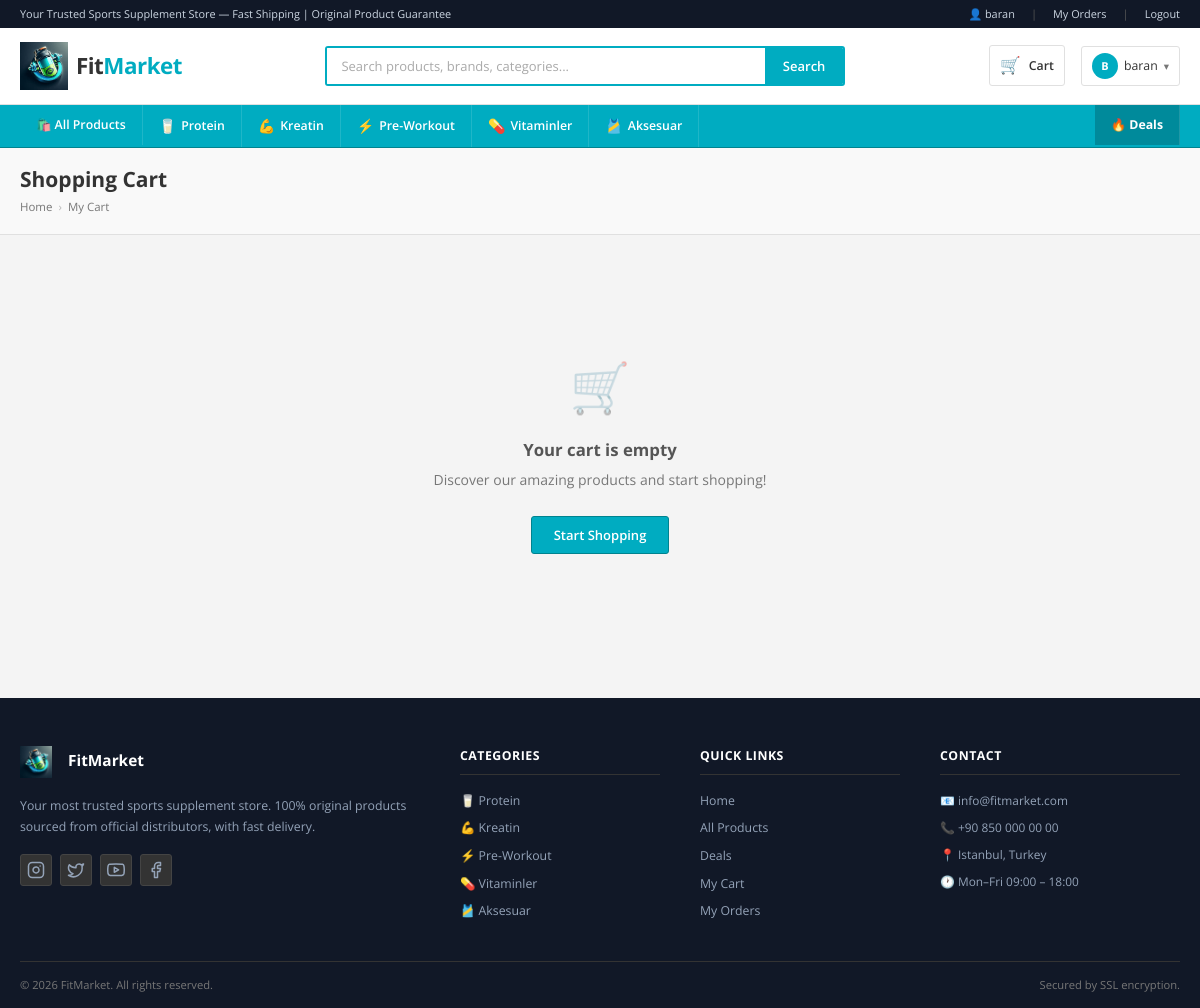
The page /cart/ (signed in) on the database its author committed.
### app/models/user.py (models this page shows, shortened)
class User(UserMixin, db.Model):
    __tablename__ = 'users'
    id = db.Column(db.Integer, primary_key=True)
    username = db.Column(db.String(80), unique=True, nullable=False)
    email = db.Column(db.String(120), unique=True, nullable=False)
    password_hash = db.Column(db.String(256), nullable=False)
    first_name = db.Column(db.String(80))
    last_name = db.Column(db.String(80))
    phone = db.Column(db.String(20))
    address = db.Column(db.Text)
    is_admin = db.Column(db.Boolean, default=False)
    created_at = db.Column(db.DateTime, default=datetime.utcnow)
    orders = db.relationship('Order', backref='user', lazy='dynamic')
    cart_items = db.relationship('CartItem', backref='user', lazy='dynamic', cascade='all, delete-orphan')
    reviews = db.relationship('Review', backref='user', lazy='dynamic')

### app/models/product.py (models this page shows, shortened)
class Category(db.Model):
    __tablename__ = 'categories'
    id = db.Column(db.Integer, primary_key=True)
    name = db.Column(db.String(100), unique=True, nullable=False)
    slug = db.Column(db.String(100), unique=True, nullable=False)
    description = db.Column(db.Text)
    icon = db.Column(db.String(50), default='🏋️')
    products = db.relationship('Product', backref='category', lazy='dynamic')

### app/routes/cart.py (the view)
@cart_bp.route('/')
@login_required
def view_cart():
    items = db.session.execute(
        db.select(CartItem).filter_by(user_id=current_user.id)
    ).scalars().all()
    total = sum(item.subtotal for item in items)
    return render_template('cart/cart.html', items=items, total=total)

### app/templates/cart/cart.html (shortened to what this page needs)
{% extends "base.html" %}
{% block content %}
<div class="page-header">
  <div class="container">
    <h1>Shopping Cart</h1>
    <div class="breadcrumb">
      <a href="{{ url_for('main.index') }}">Home</a>
      <span class="breadcrumb-sep">›</span>
      <span>My Cart</span>
    </div>
  </div>
</div>
<div class="container section-sm">
  {% if items %}
  <div class="cart-layout">
    <div>
      <div class="card" style="overflow: hidden;">
        <div style="padding: 14px 20px; border-bottom: 1px solid var(--border); display:flex; justify-content:space-between; align-items:center;">
          <h3 style="font-size:1rem;">{{ items|length }} item{% if items|length != 1 %}s{% endif %}</h3>
          <form action="{{ url_for('cart.clear_cart') }}" method="post" style="margin:0;">
            <input type="hidden" name="csrf_token" value="{{ csrf_token() }}">
            <button type="submit" class="btn btn-outline btn-sm" style="border-color:var(--danger); color:var(--danger);" onclick="return confirm('Clear your entire cart?')">
              🗑️ Clear Cart
            </button>
          </form>
        </div>
        {% for item in items %}
        <div class="cart-item" id="cartItem{{ item.id }}">
          <div>
            {% if item.product.image_url %}
            <img src="{{ item.product.image_url }}" alt="{{ item.product.name }}" class="cart-item-img">
            {% else %}
            <div class="cart-item-img-placeholder">{{ item.product.category.icon }}</div>
            {% endif %}
          </div>
          <div>
            <div class="cart-item-name">{{ item.product.name }}</div>
            <div class="cart-item-brand">{{ item.product.brand }}</div>
            <div class="qty-selector" style="width: fit-content;">
              <form action="{{ url_for('cart.update_cart') }}" method="post" id="updateForm{{ item.id }}" style="display:contents;">
                <input type="hidden" name="csrf_token" value="{{ csrf_token() }}">
                <input type="hidden" name="item_id" value="{{ item.id }}">
                <button type="button" class="qty-btn" onclick="updateQty('{{ item.id }}', -1)">−</button>
                <input type="number" name="quantity" id="qty{{ item.id }}" class="qty-input" value="{{ item.quantity }}" min="1" max="{{ item.product.stock }}" onchange="submitUpdate('{{ item.id }}')">
                <button type="button" class="qty-btn" onclick="updateQty('{{ item.id }}', 1)">+</button>
              </form>
            </div>
          </div>
          <div style="text-align:right;">
            <div class="cart-item-price" id="itemPrice{{ item.id }}">{{ "%.2f"|format(item.subtotal) }}₺</div>
            <form action="{{ url_for('cart.remove_from_cart', item_id=item.id) }}" method="post" style="margin-top:8px;">
              <input type="hidden" name="csrf_token" value="{{ csrf_token() }}">
              <button type="submit" class="btn btn-sm" style="background:none; border:none; color:var(--danger); font-size:0.85rem; padding:4px 8px;">× Remove</button>
            </form>
          </div>
        </div>
        {% endfor %}
      </div>
      <div style="margin-top: 16px;">
        <a href="{{ url_for('products.list_products') }}" class="btn btn-outline">← Continue Shopping</a>
      </div>
    </div>
    <div>
      <div class="order-summary-card">
        <h3>Order Summary</h3>
        <div class="summary-row">
          <span>Subtotal</span>
          <span id="cartTotal">{{ "%.2f"|format(total) }}₺</span>
        </div>
        <div class="summary-row">
          <span>Shipping</span>
          <span style="color:var(--success);">{{ "Free" if total >= 500 else "29.90₺" }}</span>
        </div>
        {% if total < 500 %}
        <div class="free-shipping-banner">
          🚚 Add <strong>{{ "%.2f"|format(500 - total) }}₺</strong> more for <strong>free shipping</strong>!
        </div>
        {% else %}
        <div class="free-shipping-banner">
          🎉 Congratulations! You've earned free shipping.
        </div>
        {% endif %}
        <div class="summary-row total">
          <span>Total</span>
          <span class="amount">{{ "%.2f"|format(total + (0 if total >= 500 else 29.90)) }}₺</span>
        </div>
        <a href="{{ url_for('checkout.checkout') }}" class="btn btn-primary btn-lg btn-full" style="margin-top:16px;">
          Proceed to Checkout
        </a>
        <div style="text-align:center; margin-top:10px; font-size:0.8rem; color:var(--text-muted);">
          🔐 Secured by SSL encryption
        </div>
      </div>
    </div>
  </div>
  {% else %}
  <div class="empty-state">
    <div class="empty-icon">🛒</div>
    <h3>Your cart is empty</h3>
    <p>Discover our amazing products and start shopping!</p>
    <a href="{{ url_for('products.list_products') }}" class="btn btn-primary mt-3">Start Shopping</a>
  </div>
  {% endif %}
</div>
{% endblock %}

### app/templates/base.html (shortened to what this page needs)
<!DOCTYPE html>
<html lang="en">
<head>
  <link rel="stylesheet" href="{{ url_for('static', filename='css/main.css') }}">
  <link rel="stylesheet" href="{{ url_for('static', filename='css/components.css') }}">
  <link rel="stylesheet" href="{{ url_for('static', filename='css/pages.css') }}">
</head>
<body>
  <div class="topbar">
    <div class="container">
      <div class="topbar-inner">
        <div class="topbar-left">Your Trusted Sports Supplement Store — Fast Shipping | Original Product Guarantee</div>
        <div class="topbar-right">
          {% if current_user.is_authenticated %}
          <a href="{{ url_for('profile.profile') }}">👤 {{ current_user.first_name or current_user.username }}</a>
          <span class="topbar-sep">|</span>
          <a href="{{ url_for('profile.orders') }}">My Orders</a>
          <span class="topbar-sep">|</span>
          <a href="{{ url_for('auth.logout') }}">Logout</a>
          {% else %}
          <a href="{{ url_for('auth.login') }}">Sign In</a>
          <span class="topbar-sep">|</span>
          <a href="{{ url_for('auth.register') }}">Register</a>
          {% endif %}
        </div>
      </div>
    </div>
  </div>
  <header class="main-header">
    <div class="container">
      <div class="main-header-inner">
        <a href="{{ url_for('main.index') }}" class="navbar-brand">
          <img src="{{ url_for('static', filename='img/logo.png') }}"
            onerror="this.src='https://via.placeholder.com/40x40/0B1120/00E5FF?text=FM'" alt="FitMarket Logo"
            style="height: 48px; width: auto; object-fit: contain;">
          <div class="navbar-brand-text">Fit<span>Market</span></div>
        </a>
        <form action="{{ url_for('products.list_products') }}" method="get" class="header-search" id="searchForm">
          <input type="text" name="q" placeholder="Search products, brands, categories..."
            value="{{ request.args.get('q', '') }}" autocomplete="off">
          <button type="submit" class="header-search-btn">Search</button>
        </form>
        <div class="header-actions">
          <a href="{{ url_for('cart.view_cart') }}" class="header-cart-link" title="My Cart">
            <span class="header-cart-icon">🛒</span>
            <span class="header-cart-label">Cart</span>
          </a>
          {% if current_user.is_authenticated %}
          <div class="header-user-dropdown">
            <a href="#" class="header-user-btn">
              <div class="user-avatar">{{ (current_user.first_name or current_user.username)[0].upper() }}</div>
              <span>{{ current_user.first_name or current_user.username }}</span>
              <span style="color:var(--text-muted); font-size:0.75rem;">▾</span>
            </a>
          </div>
          {% else %}
          <a href="{{ url_for('auth.login') }}" class="btn btn-outline btn-sm">Sign In</a>
          <a href="{{ url_for('auth.register') }}" class="btn btn-primary btn-sm">Register</a>
          {% endif %}
        </div>
      </div>
    </div>
  </header>
  <nav class="category-navbar" id="categoryNav">
    <div class="container">
      <div class="category-nav-inner">
        <div class="cat-nav-item">
          <a href="{{ url_for('products.list_products') }}"
            class="cat-nav-link {% if request.endpoint == 'products.list_products' and not request.args.get('category') %}active{% endif %}">
            🛍️ All Products
          </a>
        </div>
        {% for cat in all_categories %}
        <div class="cat-nav-item">
          <a href="{{ url_for('products.list_products', category=cat.slug) }}"
            class="cat-nav-link {% if request.args.get('category') == cat.slug %}active{% endif %}">
            <span class="cat-icon">{{ cat.icon }}</span> {{ cat.name }}
          </a>
        </div>
        {% endfor %}
        <div class="cat-nav-item" style="margin-left:auto;">
          <a href="{{ url_for('products.list_products', sort='price_asc') }}" class="cat-nav-link"
            style="background:rgba(0,0,0,0.2); font-weight:700;">
            🔥 Deals
          </a>
        </div>
      </div>
    </div>
  </nav>
  <main>
    {% block content %}{% endblock %}
  </main>
  <footer class="footer">
    <div class="container">
      <div class="footer-grid">
        <div>
          <a href="{{ url_for('main.index') }}" class="footer-logo">
            <img src="{{ url_for('static', filename='img/logo.png') }}"
              onerror="this.src='https://via.placeholder.com/32x32/0B1120/00E5FF?text=FM'" alt="FitMarket Logo"
              style="height: 32px; width: auto; margin-right: 8px; object-fit: contain;">
            <span class="footer-logo-text">FitMarket</span>
          </a>
          <p class="footer-brand-desc">Your most trusted sports supplement store. 100% original products sourced from
            official distributors, with fast delivery.</p>
          <div class="social-links">
            <a href="https://www.instagram.com" target="_blank" rel="noopener noreferrer" class="social-link" title="Instagram">
            </a>
            <a href="https://twitter.com" target="_blank" rel="noopener noreferrer" class="social-link" title="Twitter">
              <svg width="18" height="18" viewBox="0 0 24 24" fill="none" stroke="currentColor" stroke-width="2" stroke-linecap="round" stroke-linejoin="round"><path d="M22 4s-.7 2.1-2 3.4c1.6 10-9.4 17.3-18 11.6 2.2.1 4.4-.6 6-2C3 15.5.5 9.6 3 5c2.2 2.6 5.6 4.1 9 4-.9-4.2 4-6.6 7-3.8 1.1 0 3-1.2 3-1.2z"></path></svg>
            </a>
            <a href="https://www.youtube.com" target="_blank" rel="noopener noreferrer" class="social-link" title="YouTube">
            </a>
            <a href="https://www.facebook.com" target="_blank" rel="noopener noreferrer" class="social-link" title="Facebook">
              <svg width="18" height="18" viewBox="0 0 24 24" fill="none" stroke="currentColor" stroke-width="2" stroke-linecap="round" stroke-linejoin="round"><path d="M18 2h-3a5 5 0 0 0-5 5v3H7v4h3v8h4v-8h3l1-4h-4V7a1 1 0 0 1 1-1h3z"></path></svg>
            </a>
          </div>
        </div>
        <div>
          <p class="footer-title">Categories</p>
          <div class="footer-links">
            {% for cat in all_categories %}
            <a href="{{ url_for('products.list_products', category=cat.slug) }}">{{ cat.icon }} {{ cat.name }}</a>
            {% endfor %}
          </div>
        </div>
        <div>
          <p class="footer-title">Quick Links</p>
          <div class="footer-links">
            <a href="{{ url_for('main.index') }}">Home</a>
            <a href="{{ url_for('products.list_products') }}">All Products</a>
            <a href="{{ url_for('products.list_products', sort='price_asc') }}">Deals</a>
            <a href="{{ url_for('cart.view_cart') }}">My Cart</a>
            {% if current_user.is_authenticated %}
            <a href="{{ url_for('profile.orders') }}">My Orders</a>
            {% else %}
            <a href="{{ url_for('auth.login') }}">Sign In</a>
            <a href="{{ url_for('auth.register') }}">Register</a>
            {% endif %}
          </div>
        </div>
        <div>
          <p class="footer-title">Contact</p>
          <div class="footer-contact-line">📧 info@fitmarket.com</div>
          <div class="footer-contact-line">📞 +90 850 000 00 00</div>
          <div class="footer-contact-line">📍 Istanbul, Turkey</div>
          <div class="footer-contact-line">🕐 Mon–Fri 09:00 – 18:00</div>
        </div>
      </div>
      <div class="footer-bottom">
        <span>© 2026 FitMarket. All rights reserved.</span>
        <span>Secured by SSL encryption.</span>
      </div>
    </div>
  </footer>
</body>
</html>

### rows shown on the page
User: first_name "baran", first_name "B"
Category: icon "🥛", name "Protein"
Category: icon "💪", name "Kreatin"
Category: icon "⚡", name "Pre-Workout"
Category: icon "💊", name "Vitaminler"
Category: icon "🎽", name "Aksesuar"
